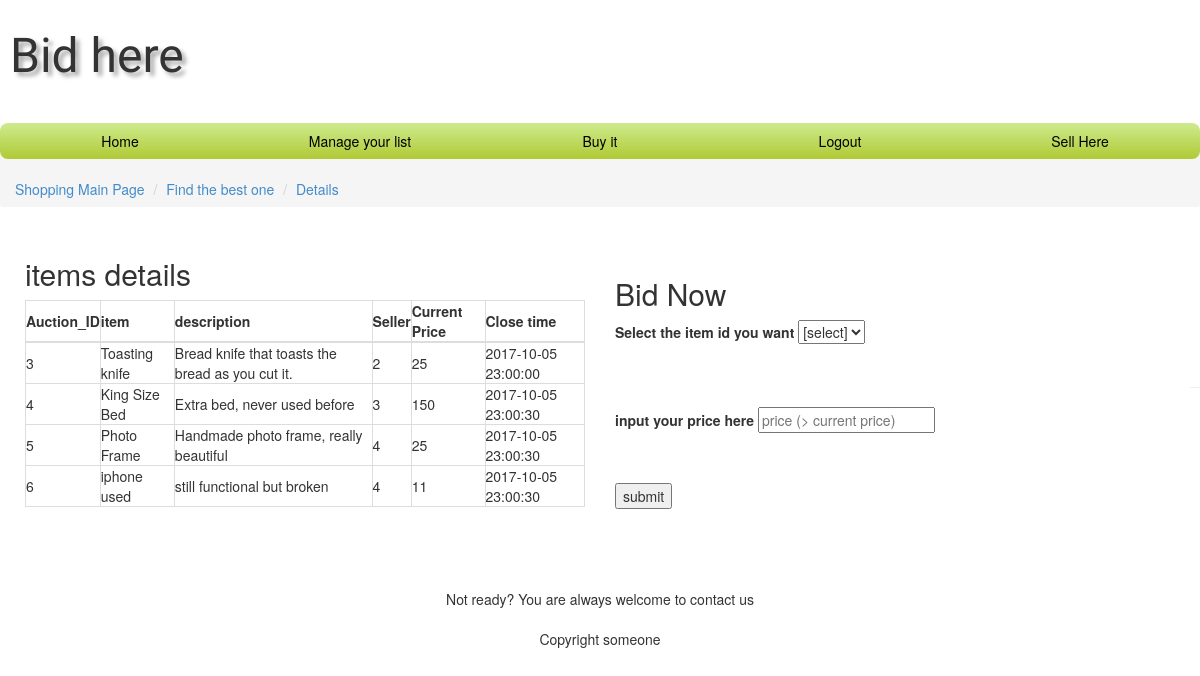
/book.php (signed in), run on the app's committed database.
### tables this page shows
CREATE TABLE AUCTION (
    AUCTION_ID INTEGER PRIMARY KEY,
    HIGHEST_BIDDER INTEGER,
    NUM_BID INTEGER NOT NULL,
    STATUS INTEGER NOT NULL,
    SELLER INTEGER NOT NULL,
    START_PRICE INTEGER NOT NULL,
    CURRENT_PRICE INTEGER NOT NULL,
    OPEN_TIME TIMESTAMP,
    CLOSE_TIME TIMESTAMP,
    ITEM_CATEGORY INTEGER,
    ITEM_CAPTION VARCHAR(78),
    ITEM_DESCRIPTION VARCHAR(998),
    ITEM_PHOTO MEDIUMBLOB );

### book.php (the view, shortened to what this page needs)
<?php
require_once('openDatabase.php');
$thisAuctionQuery = $database->prepare(<<<'SQL'
    SELECT
        AUCTION.STATUS,
        AUCTION.OPEN_TIME,
        AUCTION.CLOSE_TIME,
        AUCTION.ITEM_CAPTION,
        AUCTION.ITEM_DESCRIPTION,
        AUCTION.AUCTION_ID,
        AUCTION.SELLER,
        AUCTION.CURRENT_PRICE
        FROM AUCTION
        WHERE SELLER <> :seller
SQL
);
?>
<!DOCTYPE HTML>
<html>
<head>
    <link rel="stylesheet" href="stylesheet/style.css" type="text/css"/>
    <link rel="stylesheet" type="text/css" href="stylesheet/bootstrap.min.css"/>
</head>
<body>
<header>
    <div class="head_only">
        <div>
            <h2 class="TangerineFont">Bid here</h2>
        </div>
    </div>
</header>
<nav>
    <ul>
        <li><a href="index.php">Home</a></li>
        <li><a href="manage.php">Manage your list</a></li>
        <li><a href="settings.php">Buy it</a></li>
        <li><a href="logout.php">Logout</a></li>
        <li><a href="seller.php">Sell Here</a></li>
    </ul>
</nav>
<ul class="breadcrumb">
    <li><a href="index.php">Shopping Main Page</a></li>
    <li><a href="settings.php">Find the best one</a></li>
    <li><a href="#">Details</a></li>
</ul>
                <section>
                <div class="col-md-6">
                <h2>items details</h2>
                <table class="table-bordered">
                <thead>
                  <tr>
                     <th>Auction_ID</th>
                     <th>item</th>
                     <th>description</th>
                     <th>Seller</th>
                     <th>Current Price</th>
                     <th>Close time</th>
                  </tr>
               </thead>
<?PHP
$seller = $_SESSION['id'];
$thisAuctionQuery->bindValue(':seller', $seller, PDO::PARAM_INT);
$thisAuctionQuery->execute();
foreach ($thisAuctionQuery->fetchAll() as $auction):
        $auction_id = $auction['AUCTION_ID'];
        $item = $auction['ITEM_CAPTION'];
        $description = $auction['ITEM_DESCRIPTION'];
        $seller = $auction['SELLER'];
        $status = $auction['CURRENT_PRICE'];
        $close_time = $auction['CLOSE_TIME'];
        echo "
               <tbody>
                  <tr>
                     <td class=\"center\"> {$auction_id} </td>
                     <td class=\"center\"> {$item} </td>
                     <td class=\"center\"> {$description} </td>
                     <td class=\"center\"> {$seller} </td>
                     <td class=\"center\"> {$status} </td>
                     <td class=\"center\"> {$close_time} </td>
                  </tr>
               </tbody>";
endforeach;
?>
</table>
</div>
</section>
<section>
    <div class="col-md-6">
        <h2>Bid Now</h2>
        <?PHP
        echo"
        <form action=\"complete.php\" method=\"get\">
            <label>Select the item id you want</label>
            <select name=\"totalItem\" required=\"required\" style=\"width: 100\">
                <option value=\"\">[select]</option>";
        ?>
            </select>
            <br><br>
            <br><br>
            <p><strong>input your price here</strong>
            <input type='number' name='price' placeholder='price (> current price)'></p>
            <br><br>
            <input type="submit" name="submit" value="submit">
        </form>
    </div>
</section>
<br><br><br><br><br>
<hr>
<footer class="col-xs-4 col-xs-offset-4">
    <br><br><br><br>
    <div class="foot">Not ready? You are always welcome to contact us</div>
    <br>
    <div class="foot">Copyright someone</div>
</footer>
</body>
</html>

### stylesheet/style.css (style rules this page uses)
html, body { width: 100%; height: 100%; margin: 0; padding: 0; border: 0; }
nav { width: 100%; margin: 20px 0; float: left; }
nav ul { width: 100%; list-style: none; margin: 0; padding: 0; border: 0; }
nav ul li { width: 20%; float: left; }
nav ul li a { text-align: center; padding: 8px 0; display: block; width: 100%; background: linear-gradient(to bottom, #cdeb8e 0%,#b0ca34 100%); }
nav ul li a, nav ul li a:focus, nav ul li a:visited, nav ul li a:hover, nav ul li a:active { color: #000; text-decoration: none; }
nav ul li:first-child a { border-top-left-radius: 8px; border-bottom-left-radius: 8px; }
nav ul li:last-child a { border-top-right-radius: 8px; border-bottom-right-radius: 8px; }
.head_only { padding: 10px; }
section { padding: 10px; }
.foot { text-align: center; }
.TangerineFont { font-family: Tangerine, serif; font-size: 48px; text-shadow: 4px 4px 4px #aaa; }

### data on the page
auction: AUCTION_ID "3", ITEM_CAPTION "Toasting knife", ITEM_DESCRIPTION "Bread knife that toasts the bread as you cut it.", SELLER "2", CURRENT_PRICE "25", CLOSE_TIME "2017-10-05 23:00:00"
auction: AUCTION_ID "4", ITEM_CAPTION "King Size Bed", ITEM_DESCRIPTION "Extra bed, never used before", SELLER "3", CURRENT_PRICE "150", CLOSE_TIME "2017-10-05 23:00:30"
auction: AUCTION_ID "5", ITEM_CAPTION "Photo Frame", ITEM_DESCRIPTION "Handmade photo frame, really beautiful", SELLER "4", CURRENT_PRICE "25", CLOSE_TIME "2017-10-05 23:00:30"
auction: AUCTION_ID "6", ITEM_CAPTION "iphone used", ITEM_DESCRIPTION "still functional but broken", SELLER "4", CURRENT_PRICE "11", CLOSE_TIME "2017-10-05 23:00:30"
